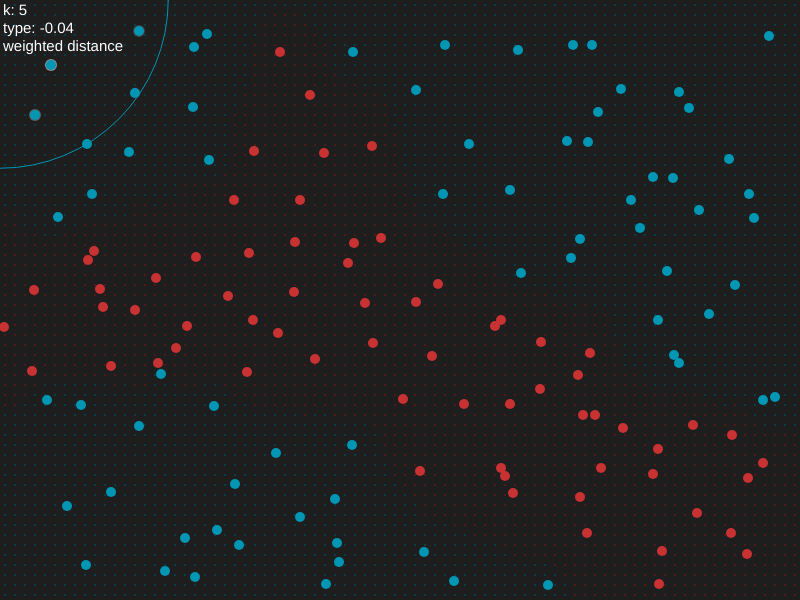
Frame 1 (no input)
Frame 60 (no input): identical to frame 1, image omitted
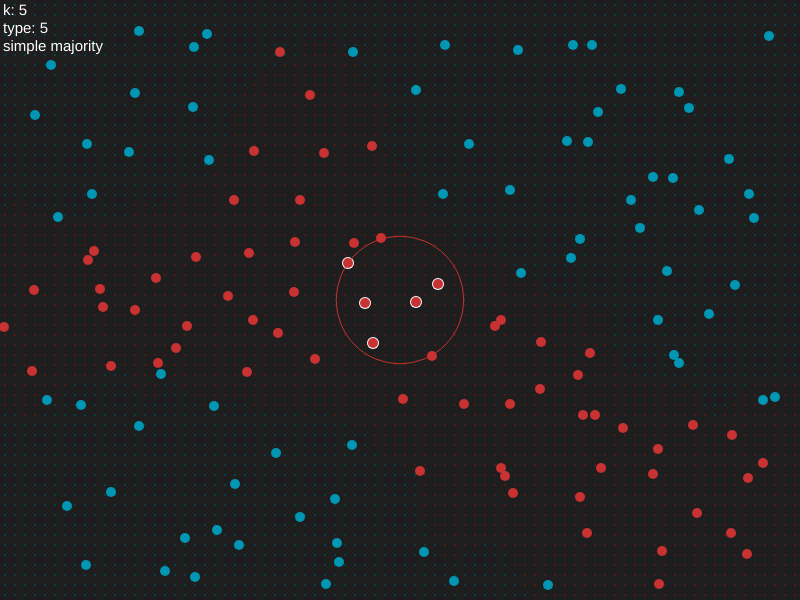
Frame 120 (the mouse pressed at the canvas centre since frame 60)

The p5.js sketch that drew these frames (run headless with seeded random() and noise() and a simulated clock; from frame 60 on, the mouse is pressed at the canvas centre):

// p5.js sketch
// ── sketch.js
const width = 800;
const height = 600;


class Data {
	constructor() {
		this.data = [[194, 47, 0], [193, 107, 0], [129, 152, 0], [58, 217, 0], [87, 144, 0], [51, 65, 0], [139, 31, 0], [135, 93, 0], [35, 115, 0], [92, 194, 0], [209, 160, 0], [445, 45, 0], [573, 45, 0], [592, 45, 0], [679, 92, 0], [689, 108, 0], [588, 142, 0], [416, 90, 0], [353, 52, 0], [207, 34, 0], [518, 50, 0], [621, 89, 0], [729, 159, 0], [754, 218, 0], [735, 285, 0], [674, 355, 0], [679, 363, 0], [775, 397, 0], [763, 400, 0], [658, 320, 0], [521, 273, 0], [709, 314, 0], [640, 228, 0], [673, 178, 0], [699, 210, 0], [667, 271, 0], [580, 239, 0], [749, 194, 0], [567, 141, 0], [769, 36, 0], [598, 112, 0], [443, 194, 0], [571, 258, 0], [631, 200, 0], [510, 190, 0], [653, 177, 0], [469, 144, 0], [47, 400, 0], [161, 374, 0], [81, 405, 0], [67, 506, 0], [239, 545, 0], [424, 552, 0], [548, 585, 0], [337, 543, 0], [352, 445, 0], [339, 562, 0], [195, 577, 0], [300, 517, 0], [214, 406, 0], [111, 492, 0], [86, 565, 0], [165, 571, 0], [235, 484, 0], [276, 453, 0], [139, 426, 0], [217, 530, 0], [185, 538, 0], [326, 584, 0], [454, 581, 0], [335, 499, 0], [4, 327, 1], [94, 251, 1], [88, 260, 1], [34, 290, 1], [158, 363, 1], [135, 310, 1], [234, 200, 1], [100, 289, 1], [32, 371, 1], [176, 348, 1], [156, 278, 1], [103, 307, 1], [111, 366, 1], [187, 326, 1], [249, 253, 1], [254, 151, 1], [310, 95, 1], [280, 52, 1], [300, 200, 1], [381, 238, 1], [372, 146, 1], [324, 153, 1], [354, 243, 1], [253, 320, 1], [196, 257, 1], [278, 333, 1], [247, 372, 1], [228, 296, 1], [348, 263, 1], [373, 343, 1], [495, 326, 1], [501, 320, 1], [590, 353, 1], [693, 425, 1], [763, 463, 1], [747, 554, 1], [659, 584, 1], [662, 551, 1], [731, 533, 1], [748, 478, 1], [732, 435, 1], [697, 513, 1], [505, 476, 1], [432, 356, 1], [438, 284, 1], [420, 471, 1], [601, 468, 1], [653, 474, 1], [587, 533, 1], [513, 493, 1], [540, 389, 1], [464, 404, 1], [658, 449, 1], [583, 415, 1], [501, 468, 1], [403, 399, 1], [315, 359, 1], [365, 303, 1], [294, 292, 1], [295, 242, 1], [416, 302, 1], [623, 428, 1], [595, 415, 1], [578, 375, 1], [541, 342, 1], [510, 404, 1], [580, 497, 1]]
		this.dataLength = this.data.length;
	}

	k_nearest_neighbors(k, x = mouseX, y = mouseY) {  // finds k nearest neighbors, returns an array of length k of nearest neighbors
		var nn = [];
		var nn_distance = [];

		for (var j = 0; j < k; j++) {  // populate nn and nn_distance
			nn.push(undefined);
			nn_distance.push(Infinity);
		}

		for (var i = 0; i < this.dataLength; i++) {  // put closest neighbors from this.data into nn, and their distances into nn_distance
			var point = this.data[i];
			var distance = getDistance(x, y, point[0], point[1]);
			var best = -1;
			for (var j = 0; j < k; j++) {
				if (distance < nn_distance[j]) {
					best = j;
				}
				else {
					break;
				}
			}
			if (best > -1) {
				for (var j = 0; j < best; j++) {
					nn[j] = nn[j + 1];
					nn_distance[j] = nn_distance[j + 1];
				}
				nn[best] = point;
				nn_distance[best] = distance;
			}
		}

		var type = 0;  // finds what type the new point is
		for (var i = 0; i < k; i++) {
			if (nn[i][2] == 0) {
				if (weight_distance) {
					type -= (1 / nn_distance[i])
				}
				else {
					type--
				}
			}
			else {
				if (weight_distance) {
					type += (1 / nn_distance[i])
				}
				else {
					type++
				}
			}
		}

		return { x: x, y: y, k: k, nn: nn, nn_distance: nn_distance, wd: weight_distance, type: type };
	}

	display() {
		for (var i = 0; i < this.dataLength; i++) {
			if (this.data[i][2] == 0) { fill(0, 150, 180); }
			else { fill(200, 50, 50); }
			ellipse(this.data[i][0], this.data[i][1], 10, 10);
		}
	}
}

function setup() {
	createCanvas(width, height);
	noStroke();
	cursor(CROSS);
	textSize(15);
	textAlign(LEFT, TOP);
	frameRate(60);

	data = new Data();
	k = 5
	weight_distance = true;

	k_nn = data.k_nearest_neighbors(k);

	blueDots = [];
	redDots = [];
	blueLen = -1;
	redLen = -1;

	updateBackground();
}

function draw() {
	background(30);

	// draws blue background dots
	fill(0, 75, 90);
	for (var i = 0; i < blueLen; i++) {
		ellipse(blueDots[i][0], blueDots[i][1], 2, 2);
	}

	// draws red background dots
	fill(100, 25, 25);
	for (var i = 0; i < redLen; i++) {
		ellipse(redDots[i][0], redDots[i][1], 2, 2);
	}

	// finds k nearest neighbors of the mouse
	if (k_nn.x != mouseX || k_nn.y != mouseY || k != k_nn.k || weight_distance != k_nn.wd) {
		k_nn = data.k_nearest_neighbors(k);
	}

	// draws heighlights around k nearest neighbors
	fill(255);
	for (var i = 0; i < k; i++) {
		if (weight_distance) {
			fill(255 - (225 / k_nn.nn_distance[0]) * k_nn.nn_distance[i])  // 255 -> 55
		}
		ellipse(k_nn.nn[i][0], k_nn.nn[i][1], 12, 12);
	}

	// draws all data points
	data.display();

	// draws circles around k nearest neighbors from mouse
	noFill();
	if (k_nn.type < 0) { stroke(0, 150, 180) }
	else if (k_nn.type > 0) { stroke(200, 50, 50); }
	else { stroke(255); }
	arc(k_nn.x, k_nn.y, k_nn.nn_distance[0] * 2, k_nn.nn_distance[0] * 2, 0, PI + PI);
	noStroke();

	fill(255);
	text('k: ' + k, 3, 3);
	text('type: ' + Math.round(k_nn.type * 100) / 100, 3, 21);
	if (weight_distance) { text('weighted distance', 3, 39); }
	else { text('simple majority', 3, 39); }
}

function keyPressed() {
	if (keyCode == 32) {
		weight_distance = !weight_distance;
		updateBackground();
	}
}

function mousePressed() {
	if (mouseButton == 'left') {
		weight_distance = !weight_distance;
		updateBackground();
	}
}

function mouseWheel() {
	if (event.delta == -100 && k < data.dataLength) {
		k++
		updateBackground();
	}
	else if (event.delta == 100 && k > 1) {
		k--
		updateBackground();
	}
	return false
}

function updateBackground() {
	blueDots = [];
	redDots = [];
	var len = width * height / 10
	for (i = 0; i < len; i += 10) {
		var x = i % width + 5;
		var y = Math.floor(i / width) * 10 + 5;
		var k_nn = data.k_nearest_neighbors(k, x, y);
		if (k_nn.type < 0) { blueDots.push([x, y]) }
		else if (k_nn.type > 0) { redDots.push([x, y]) }
	}
	blueLen = blueDots.length;
	redLen = redDots.length;
}

function getDistance(x1, y1, x2, y2) {
	return Math.sqrt((x2 - x1) * (x2 - x1) + (y2 - y1) * (y2 - y1));
}
